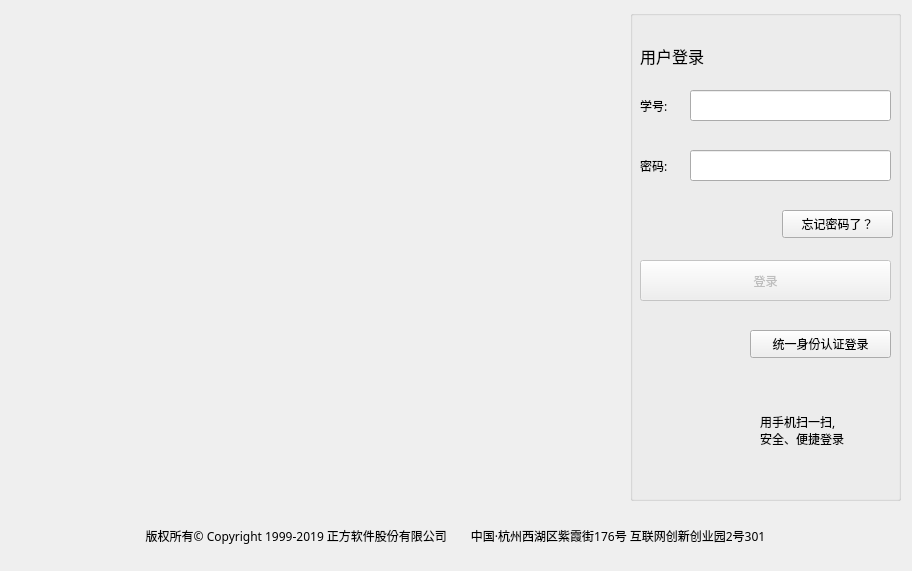
<?xml version="1.0" encoding="UTF-8"?>
<ui version="4.0">
 <class>Form</class>
 <widget class="QWidget" name="Form">
  <property name="geometry">
   <rect>
    <x>0</x>
    <y>0</y>
    <width>912</width>
    <height>571</height>
   </rect>
  </property>
  <property name="windowTitle">
   <string>聊城大学教务系统</string>
  </property>
  <widget class="QLabel" name="lab_background">
   <property name="geometry">
    <rect>
     <x>10</x>
     <y>20</y>
     <width>611</width>
     <height>481</height>
    </rect>
   </property>
   <property name="text">
    <string/>
   </property>
  </widget>
  <widget class="QGroupBox" name="groupBox">
   <property name="geometry">
    <rect>
     <x>630</x>
     <y>10</y>
     <width>271</width>
     <height>491</height>
    </rect>
   </property>
   <property name="title">
    <string/>
   </property>
   <widget class="QLabel" name="label_2">
    <property name="geometry">
     <rect>
      <x>10</x>
      <y>30</y>
      <width>91</width>
      <height>31</height>
     </rect>
    </property>
    <property name="font">
     <font>
      <family>黑体</family>
      <pointsize>12</pointsize>
     </font>
    </property>
    <property name="text">
     <string>用户登录</string>
    </property>
   </widget>
   <widget class="QLineEdit" name="user_Edit">
    <property name="geometry">
     <rect>
      <x>60</x>
      <y>80</y>
      <width>201</width>
      <height>31</height>
     </rect>
    </property>
   </widget>
   <widget class="QLineEdit" name="psw_Edit">
    <property name="geometry">
     <rect>
      <x>60</x>
      <y>140</y>
      <width>201</width>
      <height>31</height>
     </rect>
    </property>
    <property name="echoMode">
     <enum>QLineEdit::Password</enum>
    </property>
   </widget>
   <widget class="QLabel" name="label_3">
    <property name="geometry">
     <rect>
      <x>10</x>
      <y>80</y>
      <width>41</width>
      <height>31</height>
     </rect>
    </property>
    <property name="font">
     <font>
      <family>黑体</family>
     </font>
    </property>
    <property name="text">
     <string>学号:</string>
    </property>
   </widget>
   <widget class="QLabel" name="label_4">
    <property name="geometry">
     <rect>
      <x>10</x>
      <y>140</y>
      <width>41</width>
      <height>31</height>
     </rect>
    </property>
    <property name="font">
     <font>
      <family>黑体</family>
     </font>
    </property>
    <property name="text">
     <string>密码:</string>
    </property>
   </widget>
   <widget class="QPushButton" name="btn_ForgetPaw">
    <property name="geometry">
     <rect>
      <x>152</x>
      <y>200</y>
      <width>111</width>
      <height>28</height>
     </rect>
    </property>
    <property name="font">
     <font>
      <family>Adobe Devanagari</family>
      <pointsize>9</pointsize>
     </font>
    </property>
    <property name="styleSheet">
     <string notr="true"/>
    </property>
    <property name="text">
     <string>忘记密码了？</string>
    </property>
    <property name="flat">
     <bool>false</bool>
    </property>
   </widget>
   <widget class="QPushButton" name="btn_login">
    <property name="enabled">
     <bool>false</bool>
    </property>
    <property name="geometry">
     <rect>
      <x>10</x>
      <y>250</y>
      <width>251</width>
      <height>41</height>
     </rect>
    </property>
    <property name="styleSheet">
     <string notr="true">
QPushButton#pButtonOk
{
    color:white;
    background-color:rgb(14 , 150 , 254);
    border: 1px solid rgb(11 , 137 , 234);
}

QPushButton#pButtonOk:hover
{
    color:white;
    background-color:rgb(44 , 137 , 255);
    border: 1px solid rgb(11 , 137 , 234);
}

QPushButton#pButtonOk:pressed
{
    color:white;
    background-color:rgb(14 , 135 , 228);
    border: 1px solid rgb(12 , 138 , 235);
    padding-left:3px;
    padding-top:3px;
}

QPushButton#pButtonCancel
{
    color:black;
    background-color:rgb(238 , 238 , 238);
    border: 1px solid rgb(183 , 183 , 183);
}

QPushButton#pButtonCancel:hover
{
    color:black;
    background-color:rgb(228 , 240 , 250);
    border: 1px solid rgb(15 , 150 , 255);
}

QPushButton#pButtonCancel:pressed
{
    color:black;
    background-color:rgb(204 , 228 , 247);
    border: 1px solid rgb(1 , 84 , 153);
    padding-left:3px;
    padding-top:3px;
}</string>
    </property>
    <property name="text">
     <string>登录</string>
    </property>
   </widget>
   <widget class="QPushButton" name="btn_Authentication">
    <property name="geometry">
     <rect>
      <x>120</x>
      <y>320</y>
      <width>141</width>
      <height>28</height>
     </rect>
    </property>
    <property name="font">
     <font>
      <family>Adobe Devanagari</family>
      <pointsize>9</pointsize>
     </font>
    </property>
    <property name="styleSheet">
     <string notr="true"/>
    </property>
    <property name="text">
     <string>统一身份认证登录</string>
    </property>
    <property name="flat">
     <bool>false</bool>
    </property>
   </widget>
   <widget class="QLabel" name="lab_code">
    <property name="geometry">
     <rect>
      <x>20</x>
      <y>370</y>
      <width>91</width>
      <height>101</height>
     </rect>
    </property>
    <property name="text">
     <string/>
    </property>
   </widget>
   <widget class="QLabel" name="label_6">
    <property name="geometry">
     <rect>
      <x>130</x>
      <y>370</y>
      <width>121</width>
      <height>101</height>
     </rect>
    </property>
    <property name="font">
     <font>
      <family>黑体</family>
     </font>
    </property>
    <property name="text">
     <string>用手机扫一扫,
安全、便捷登录</string>
    </property>
   </widget>
  </widget>
  <widget class="QLabel" name="label">
   <property name="geometry">
    <rect>
     <x>30</x>
     <y>520</y>
     <width>851</width>
     <height>31</height>
    </rect>
   </property>
   <property name="font">
    <font>
     <family>黑体</family>
    </font>
   </property>
   <property name="text">
    <string>版权所有© Copyright 1999-2019 正方软件股份有限公司　　中国·杭州西湖区紫霞街176号 互联网创新创业园2号301</string>
   </property>
   <property name="alignment">
    <set>Qt::AlignCenter</set>
   </property>
  </widget>
 </widget>
 <resources/>
 <connections>
  <connection>
   <sender>btn_login</sender>
   <signal>clicked()</signal>
   <receiver>Form</receiver>
   <slot>check_login()</slot>
   <hints>
    <hint type="sourcelabel">
     <x>718</x>
     <y>276</y>
    </hint>
    <hint type="destinationlabel">
     <x>657</x>
     <y>668</y>
    </hint>
   </hints>
  </connection>
  <connection>
   <sender>psw_Edit</sender>
   <signal>textChanged(QString)</signal>
   <receiver>Form</receiver>
   <slot>Led_is_text()</slot>
   <hints>
    <hint type="sourcelabel">
     <x>777</x>
     <y>165</y>
    </hint>
    <hint type="destinationlabel">
     <x>770</x>
     <y>-35</y>
    </hint>
   </hints>
  </connection>
  <connection>
   <sender>user_Edit</sender>
   <signal>textChanged(QString)</signal>
   <receiver>Form</receiver>
   <slot>Led_is_text()</slot>
   <hints>
    <hint type="sourcelabel">
     <x>841</x>
     <y>96</y>
    </hint>
    <hint type="destinationlabel">
     <x>816</x>
     <y>-27</y>
    </hint>
   </hints>
  </connection>
 </connections>
 <slots>
  <slot>check_login()</slot>
  <slot>Led_is_text()</slot>
 </slots>
</ui>
